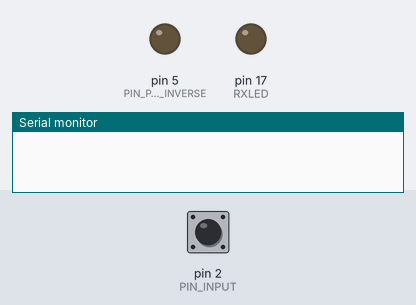
Simulated run of this sketch. Board: Arduino Leonardo, built with avr-gcc and run on an emulated ATmega32U4. Parts: output pins drawn as LEDs (lit = HIGH), the last lines printed to the serial monitor. The test bench sets the inputs (shaded band); at power-on: pin 2 (PIN_INPUT) HIGH. Pins used as bus, display or sensor lines are not drawn.

Above: at 1.2 s.
1.3 s: pin 2 (PIN_INPUT) driven LOW
At 2.1 s:
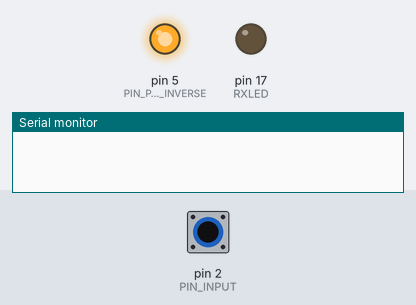
2.8 s: pin 2 (PIN_INPUT) driven HIGH
At 3.2 s:
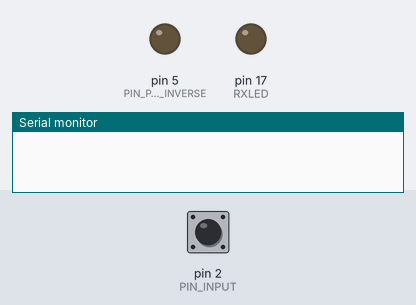
4.3 s: pin 2 (PIN_INPUT) pulsed LOW 2 times (0.12 s each, 0.3 s apart)
At 5.5 s:
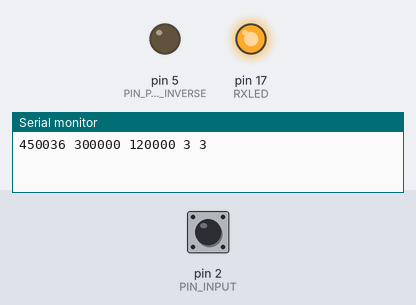
Timing chart, 0 to 7.3 s (numbered marks = the images above; inputs shaded):
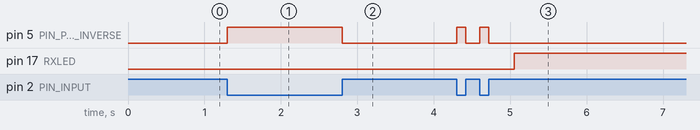

Measured:
- after the input at 1.3 s, pin 5 (PIN_PSO_INVERSE): LOW → HIGH at once
- after the input at 2.8 s, pin 5 (PIN_PSO_INVERSE): HIGH → LOW at once
- after the input at 4.3 s, pin 5 (PIN_PSO_INVERSE): alternates HIGH for 0.12 s and LOW for 0.18 s, 4 changes in all, then stays LOW, starting at once; pin 17 (RXLED): LOW → HIGH after 0.75 s

The sketch:

MonoFlopRetriggered.ino
```cpp
volatile     long t =0;
volatile     long t0=0xffff;
volatile     long t1=0;
volatile     long tw=0;
volatile       long tp=0;

volatile   unsigned long risingEdges=0;
volatile   unsigned long fallingEdges=0;

const volatile int PIN_INPUT = 2;
const volatile int PIN_START_TRIGGER = 3;
const volatile int PIN_STOP_TRIGGER = 4;
const volatile int PIN_PSO_INVERSE = 5;

const volatile int RXLED = 17;

const volatile int ACTIVE = LOW;
int HoldTime = 1000; //µs


void setup() {
  // put your setup code here, to run once:
    Serial.begin(9600);

   pinMode(RXLED, OUTPUT);  // Set RX LED as an output
   pinMode(PIN_START_TRIGGER, OUTPUT);
   pinMode(PIN_STOP_TRIGGER, OUTPUT);
   pinMode(PIN_PSO_INVERSE,OUTPUT);
   pinMode(PIN_INPUT, INPUT);//INPUT_PULLUP

   attachInterrupt(digitalPinToInterrupt(PIN_INPUT), ISR_onInput, CHANGE);

   HoldTime = 1000;
   t = 0;
   t0 = 0;
   t1 = 0;
   risingEdges =0;
   tw =0 ;
   TXLED0;
}

void ISR_onInput()
{
t = micros();
if( ACTIVE ==  digitalRead(PIN_INPUT))
{

  tp = t-t0; // frequency
  t0 = t;

  digitalWrite(PIN_START_TRIGGER,HIGH);
  digitalWrite(PIN_STOP_TRIGGER,LOW);
  digitalWrite(PIN_PSO_INVERSE,!ACTIVE);
  digitalWrite(RXLED, LOW); // turn LED on

  risingEdges++;
}
else
{
   tw = t - t0;  // pulse width
   fallingEdges++;
   digitalWrite(PIN_PSO_INVERSE,ACTIVE);

}

}

void loop() {
  // put your main code here, to run repeatedly:
  //noInterrupts();
  t1 =  micros();
  //interrupts();

  if (risingEdges > 1 &&  fallingEdges > 1 && (t1-t0) > 0 &&   (t1 - t0) > 1.5*tp   )
  {
    noInterrupts();
    digitalWrite(PIN_START_TRIGGER,LOW);
    digitalWrite(PIN_STOP_TRIGGER,HIGH);
    digitalWrite(RXLED, HIGH);

      if(risingEdges !=0)
      {

        Serial.print(t1-t0);
        Serial.print(" ");
        Serial.print(tp);
        Serial.print(" ");
        Serial.print(tw);
        Serial.print(" ");
        Serial.print(risingEdges);
        Serial.print(" ");
        Serial.println(fallingEdges);

      }
    risingEdges = 0;
    fallingEdges = 0;
    t =0;
    t0=0xffff;
    t1=0;
    tw=0;
    tp=0;
    interrupts();
  }
  else
  {

  }
}
```
